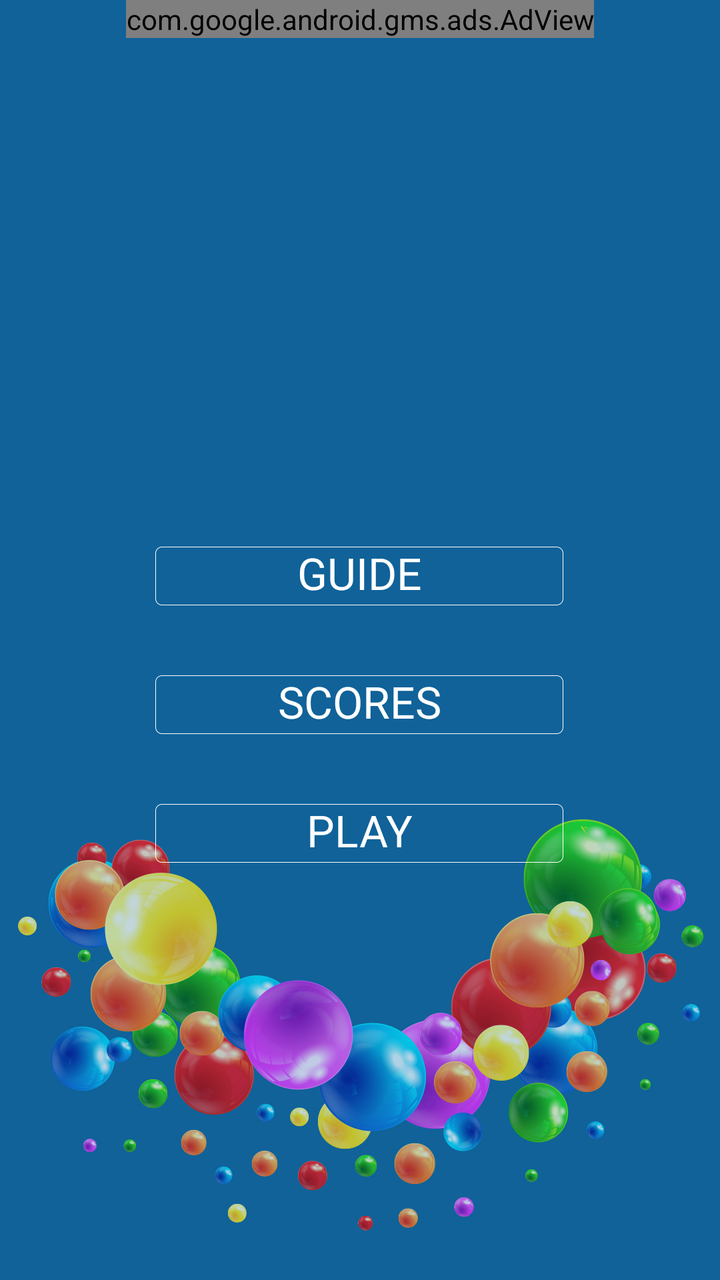
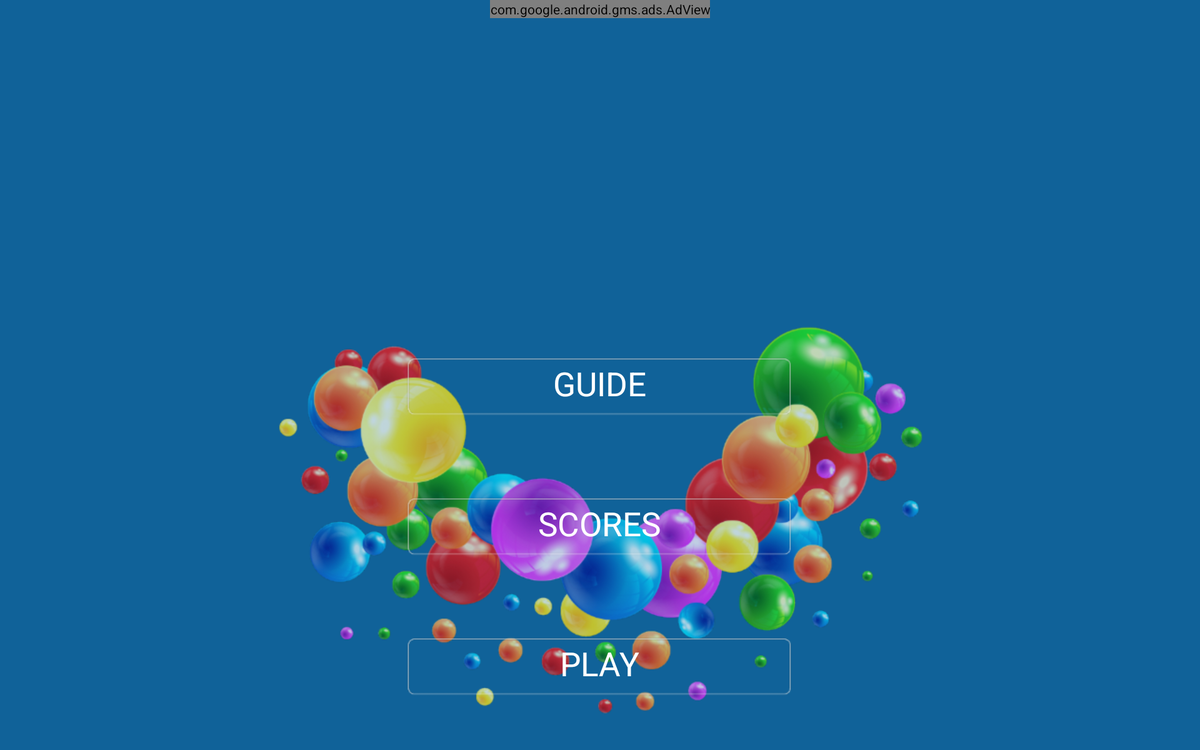

Compare how this app lays out the same screen by default and in its alternative resource folder. The renders come first, then the two layout files and the values they reference.
<!-- AndroidManifest.xml: application theme Theme.AppCompat.Light.NoActionBar -->
<!-- res/layout/menu.xml -->
<RelativeLayout
    xmlns:android="http://schemas.android.com/apk/res/android"
    xmlns:tools="http://schemas.android.com/tools"
    xmlns:ads="http://schemas.android.com/apk/res-auto"
    android:layout_width="match_parent"
    android:layout_height="match_parent"
    android:paddingLeft="@dimen/activity_horizontal_margin"
    android:paddingRight="@dimen/activity_horizontal_margin"
    android:paddingTop="@dimen/activity_vertical_margin"
    android:paddingBottom="@dimen/activity_vertical_margin"
    tools:context=".MainActivity"
    android:background="#ff106299">

    <com.google.android.gms.ads.AdView
        android:id="@+id/adView"
        android:layout_width="wrap_content"
        android:layout_height="wrap_content"
        android:layout_centerHorizontal="true"
        android:layout_alignParentTop="true"
        ads:adSize="BANNER"
        ads:adUnitId="@string/reklama_menu"
        >
    </com.google.android.gms.ads.AdView>

    <ImageView
        android:layout_width="wrap_content"
        android:layout_height="wrap_content"
        android:id="@+id/imageView2"
        android:layout_alignParentBottom="true"
        android:layout_marginBottom="10dp"
        android:src="@drawable/kulki_widok_menu"
        android:layout_centerHorizontal="true" />

    <TextView
        android:layout_width="wrap_content"
        android:layout_height="wrap_content"
        android:text="GUIDE"
        android:id="@+id/tv_guide"
        android:textSize="@dimen/font22"
        android:background="@drawable/scores_obwodka_przy_napisach"
        android:gravity="center"
        android:layout_centerHorizontal="true"
        android:textColor="#ffffffff"
        android:layout_above="@+id/tv_scores"
        android:layout_marginBottom="25dp" />

    <TextView
        android:layout_width="wrap_content"
        android:layout_height="wrap_content"
        android:text="SCORES"
        android:id="@+id/tv_scores"
        android:textSize="@dimen/font22"
        android:background="@drawable/scores_obwodka_przy_napisach"
        android:layout_centerHorizontal="true"
        android:textColor="#ffffffff"
        android:gravity="center"
        android:layout_above="@+id/tv_play"
        android:layout_marginBottom="25dp" />

    <TextView
        android:layout_width="wrap_content"
        android:layout_height="wrap_content"
        android:text="PLAY"
        android:id="@+id/tv_play"
        android:layout_centerHorizontal="true"
        android:textSize="@dimen/font22"
        android:background="@drawable/scores_obwodka_przy_napisach"
        android:gravity="center"
        android:textColor="#ffffffff"
        android:layout_alignTop="@+id/imageView2" />
</RelativeLayout>
<!-- resources referenced by this layout -->
<resources>
  <dimen name="activity_horizontal_margin">0dp</dimen>
  <dimen name="activity_vertical_margin">0dp</dimen>
  <dimen name="font22">22dp</dimen>
  <!-- drawable kulki_widok_menu: png bitmap (drawable-mdpi, 101668 bytes) -->
  <!-- drawable scores_obwodka_przy_napisach: png bitmap (drawable-hdpi, 556 bytes) -->
  <string name="reklama_menu">ca-app-pub-2530185123591218/4883986483</string>
</resources>
<!-- res/layout-sw720dp/menu.xml (the repository's variant of the layout above) -->
<!-- drawn on a large tablet held sideways -->
<RelativeLayout
    xmlns:android="http://schemas.android.com/apk/res/android"
    xmlns:tools="http://schemas.android.com/tools"
    xmlns:ads="http://schemas.android.com/apk/res-auto"
    android:layout_width="match_parent"
    android:layout_height="match_parent"
    android:paddingLeft="@dimen/activity_horizontal_margin"
    android:paddingRight="@dimen/activity_horizontal_margin"
    android:paddingTop="@dimen/activity_vertical_margin"
    android:paddingBottom="@dimen/activity_vertical_margin"
    tools:context=".MainActivity"
    android:background="#ff106299">

    <com.google.android.gms.ads.AdView
        android:id="@+id/adView"
        android:layout_width="wrap_content"
        android:layout_height="wrap_content"
        android:layout_centerHorizontal="true"
        android:layout_alignParentTop="true"
        ads:adSize="BANNER"
        ads:adUnitId="@string/reklama_menu"
        >
    </com.google.android.gms.ads.AdView>

    <ImageView
        android:layout_width="wrap_content"
        android:layout_height="wrap_content"
        android:id="@+id/imageView2"
        android:layout_alignParentBottom="true"
        android:layout_marginBottom="10dp"
        android:src="@drawable/kulki_widok_menu"
        android:layout_centerHorizontal="true" />

    <TextView
        android:layout_width="wrap_content"
        android:layout_height="wrap_content"
        android:text="GUIDE"
        android:id="@+id/tv_guide"
        android:textSize="@dimen/font22"
        android:background="@drawable/scores_obwodka_przy_napisach"
        android:gravity="center"
        android:layout_below="@+id/adView"
        android:layout_centerHorizontal="true"
        android:textColor="#ffffffff"
        android:layout_marginTop="350dp" />

    <TextView
        android:layout_width="wrap_content"
        android:layout_height="wrap_content"
        android:text="SCORES"
        android:id="@+id/tv_scores"
        android:layout_below="@+id/tv_guide"
        android:textSize="@dimen/font22"
        android:background="@drawable/scores_obwodka_przy_napisach"
        android:layout_centerHorizontal="true"
        android:textColor="#ffffffff"
        android:layout_marginTop="70dp"
        android:gravity="center" />

    <TextView
        android:layout_width="wrap_content"
        android:layout_height="wrap_content"
        android:text="PLAY"
        android:id="@+id/tv_play"
        android:layout_below="@+id/tv_scores"
        android:layout_centerHorizontal="true"
        android:textSize="@dimen/font22"
        android:background="@drawable/scores_obwodka_przy_napisach"
        android:gravity="center"
        android:textColor="#ffffffff"
        android:layout_marginTop="70dp" />
</RelativeLayout>
<!-- resources referenced by the variant -->
<!-- as a large tablet held sideways resolves them -->
<resources>
  <!-- from res/values-sw720dp/ -->
  <dimen name="activity_horizontal_margin">0dp</dimen>
  <!-- from res/values-sw720dp/ -->
  <dimen name="activity_vertical_margin">0dp</dimen>
  <!-- from res/values-sw720dp/ -->
  <dimen name="font22">35dp</dimen>
  <!-- drawable kulki_widok_menu: png bitmap (drawable-mdpi, 101668 bytes) -->
  <!-- drawable scores_obwodka_przy_napisach: png bitmap (drawable-hdpi, 556 bytes) -->
  <string name="reklama_menu">ca-app-pub-2530185123591218/4883986483</string>
</resources>
